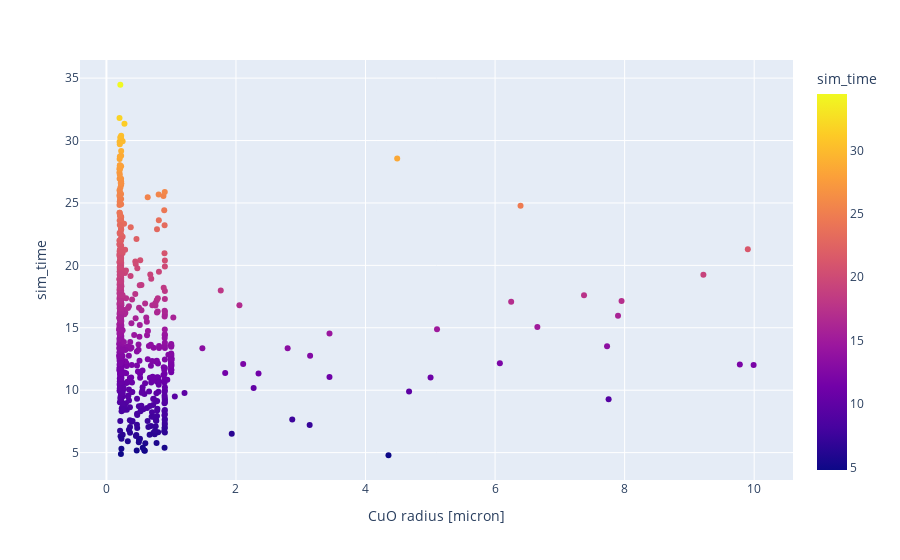

Notebook source saved alongside this figure:
### Code cell
fig = px.scatter(interest_df, x="CuO radius [micron]", y="sim_time",  color="sim_time")
fig.show()

### Figure 1 — Plotly figure (JSON) as saved in the notebook; plotly's stock layout.template omitted (floating-point values rounded to 4 significant figures; data arrays with more than 128 entries replaced by an {"elided": "..."} marker saying what was removed)
{"data": [{"hovertemplate": "CuO radius [micron]=%{x}<br>sim_time=%{marker.color}<extra></extra>", "legendgroup": "", "marker": {"color": {"elided": "839 float values"}, "coloraxis": "coloraxis", "symbol": "circle"}, "mode": "markers", "name": "", "orientation": "v", "showlegend": false, "type": "scatter", "x": {"elided": "839 float values"}, "xaxis": "x", "y": {"elided": "839 float values"}, "yaxis": "y"}], "layout": {"coloraxis": {"colorbar": {"title": {"text": "sim_time"}}, "colorscale": [[0, "#0d0887"], [0.1111, "#46039f"], [0.2222, "#7201a8"], [0.3333, "#9c179e"], [0.4444, "#bd3786"], [0.5556, "#d8576b"], [0.6667, "#ed7953"], [0.7778, "#fb9f3a"], [0.8889, "#fdca26"], [1, "#f0f921"]]}, "legend": {"tracegroupgap": 0}, "margin": {"t": 60}, "xaxis": {"anchor": "y", "domain": [0, 1], "title": {"text": "CuO radius [micron]"}}, "yaxis": {"anchor": "x", "domain": [0, 1], "title": {"text": "sim_time"}}}}
